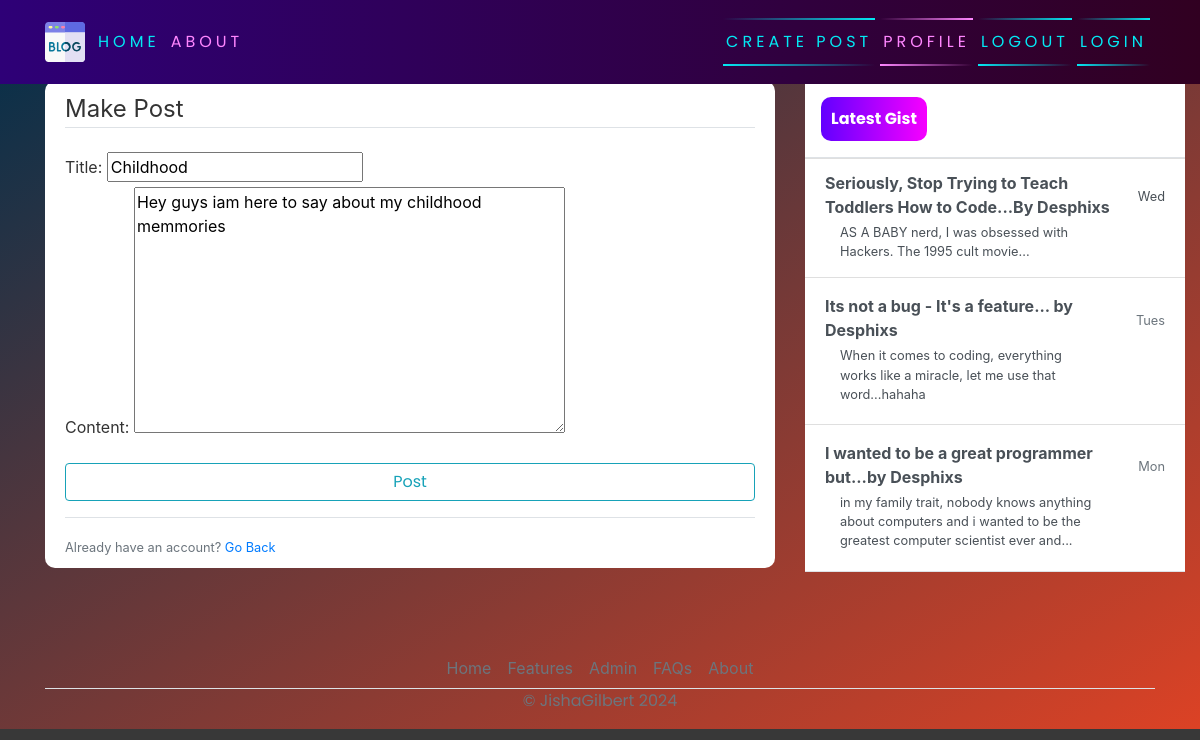
The app's page /post/9/update (signed in) with its own data.
### blogapp/models.py (models this page shows, shortened)
class Post(models.Model):
    title=models.CharField(max_length=200)
    content=models.TextField()
    date_posted=models.DateTimeField(default=timezone.now)
    author=models.ForeignKey(User,on_delete=models.CASCADE)

### blogapp/views.py (the view, shortened to what this page needs)
# urls.py: path('post/<int:pk>/update', PostUpdateView.as_view(template_name='blog/post_form.html'), name='blog-update'),
class PostUpdateView(LoginRequiredMixin,UserPassesTestMixin, UpdateView):
    model = Post
    fields = ['title', 'content']
    def test_func(self):
        post = self.get_object()
        if self.request.user == post.author:
            return True
        return False

### blogapp/templates/blog/post_form.html (shortened to what this page needs)
{% extends 'blog/base.html' %}
{% block content %}
<div class="content-section">
    <form action="" method="post">
        <fieldset class="form-group">
            <legend class="border-bottom mb-4">Make Post</legend>
            {{ form }}
        </fieldset>
        <div class="form-group">
            <button class="btn btn-outline-info" type="submit">Post</button>
        </div>
    </form>
    <div class="border-top pt-3">
        <small class="text-muted">Already have an account? <a href="{% url 'home' %}">Go Back</a></small>
    </div>
</div>
{% endblock content %}

### blogapp/static/blog/main.css (style rules this page uses)
body { background: linear-gradient(to bottom right,#002f4b, #dc4225); color: #333333; background-color: rgb(56, 56, 56); margin-top: 5rem; background-size: contain; background-repeat: no-repeat; }
.content-section { background: #ffffff; padding: 10px 20px; border-radius: 10px; margin-bottom: 20px; }
button { font-family: 'Poppins', sans-serif; border: none; outline: 0; display: inline-block; padding: 8px; color: white; background-color: #000; text-align: center; cursor: pointer; width: 100%; font-size: 18px; transition: 1s; background: linear-gradient(270deg, rgb(247, 0, 255) 0%, rgb(98, 0, 255) 100%); }

### records on screen
Post: title "Childhood", content "Hey guys iam here to say about my childhood memmories"
